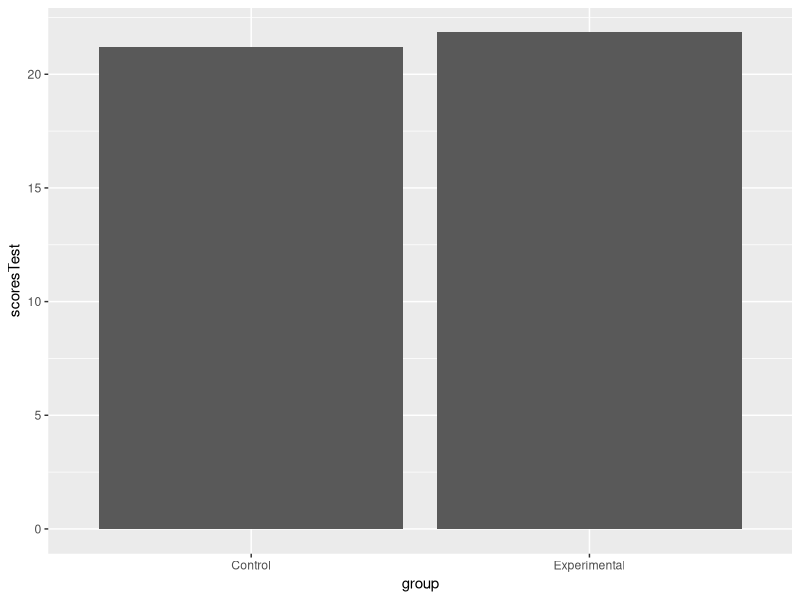
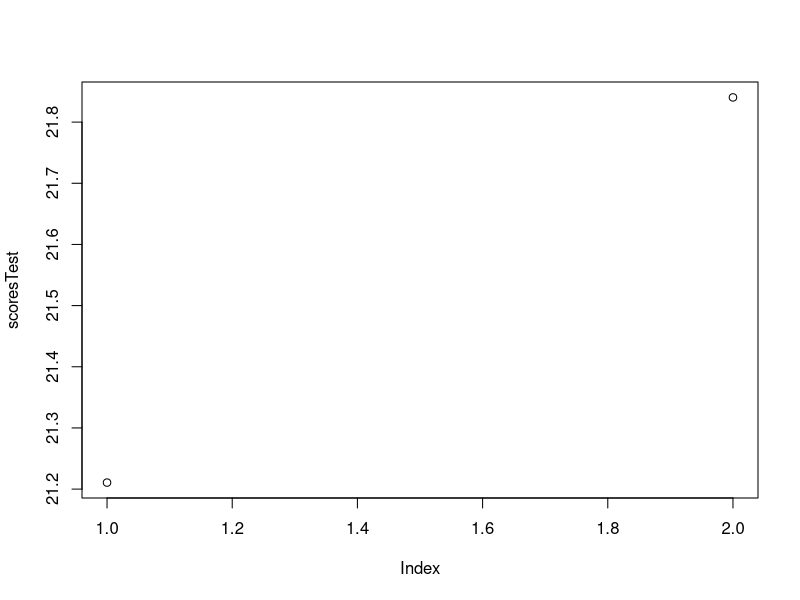
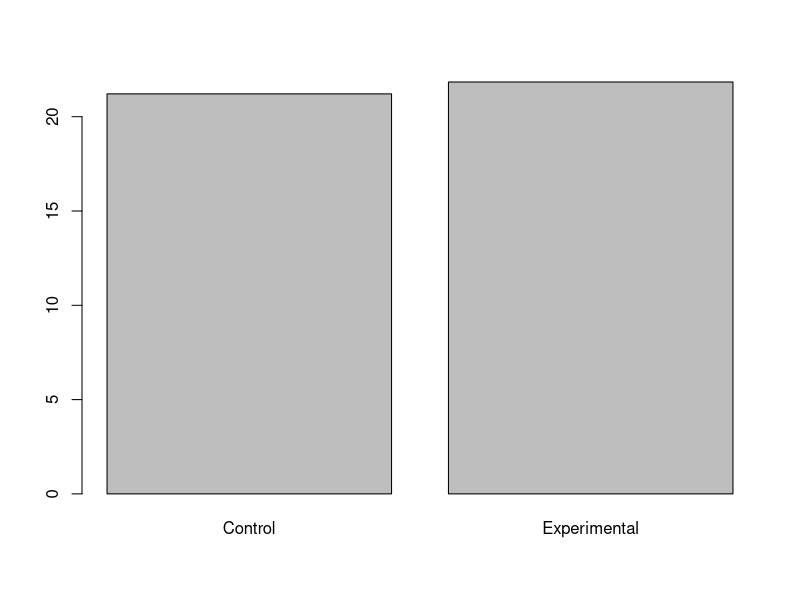

These figures' R source, in order: (Note: this script raises an error after producing the figures.)
## ---- chunk 1
library(dplyr)
library(ggplot2)
library(tidyr)
library(lme4)
study=seq(1,3,1)
criteriaVar=rep("Weight",3)
min=c(100,110,120)
max=c(120,130,140)
studies=data.frame(study,criteriaVar,min,max)
studies[,"criteriaVar"]=as.character(studies[,"criteriaVar"])

## ---- chunk 2
study=seq(1,3,1)
criteriaVar=rep("Age",3)
min=c(20,25,30)
max=c(50,55,60)
studies=rbind(studies,data.frame(study,criteriaVar,min,max))
minDf=studies[,-4] %>% spread(criteriaVar,min) %>% rename(Age.min=Age,Weight.min=Weight) 
maxDf=studies[,-3] %>% spread(criteriaVar,max) %>% rename(Age.max=Age,Weight.max=Weight)
studies = merge(minDf,maxDf,by="study")
#checking version control
studies = studies[,1:3]
studies = studies %>% rename(Age=Age.min,Weight=Weight.min)
## ---- chunk 3
# add subjects
study=seq(1,3,1)
Age=c(20,30,20)
Weight=c(130,160,150)
studies=rbind(studies,data.frame(study,Age,Weight))

## ---- chunk 4
studies=studies[studies$study %in% c(1,2),] 
studies =studies %>% arrange(desc(study))
studies$group= rep(c("Control","Experimental"),2)
studies =studies %>% arrange(desc(group))


## ---- chunk 5
study=rep(c(2,1),2)
Age=c(40,30,45,50)
Weight=c(120,120,130,120)
group=rep(c("Experimental","Control"),2)
studies=rbind(studies,data.frame(study,Age,Weight,group))
studies$score= rnorm(8,20,2)
studies[studies["group"]=="Experimental",]["score"]=studies[studies["group"]=="Experimental",]["score"]+4
## ---- chunk 6
outTest=lm(score~group,data=studies)
scoresTest= c(outTest$coefficients[1],sum(outTest$coefficients))
names(scoresTest)=c("Control","Experimental")
scoresTestDf = data.frame(scoresTest,group= c("Control","Experimental"))


 ggplot(scoresTestDf) +geom_bar(aes(group,scoresTest),stat="identity")
plot(scoresTest)
barplot(scoresTest,names.arg=c("Control","Experimental"))
outTest2=lmer(score~group+(1|study),data=studies)
ranef(outTest2)
outCI= confint(outTest2)
outCI=outCI[3:4,]
rbind(outCI, colSums(outCI))
outCI= data.frame(outCI)
coef(out)
outSum=summary(out)

studies[,"score"]=studies[,"score"]+ifelse(studies[,"group"]=="Experimental",1,0)
## ---- chunk 7
n=30
numStudies=2
Age=rnorm(n,50,15)
Weight=rnorm(n,125,15)
study=rep(c(1,2),each=n/numStudies)

group=rep(c("Experimental","Control"),times=n/numStudies)
score=rnorm(n,20,1)
studies2=data.frame(study,Age,Weight,group,score)
## ---- chunk 8
write.csv(studies2,"studies2.csv")
## ---- chunk 9
df=studies2
n = sum(df[,"group"]=="Control")-1
n2= sum(df[,"group"]=="Experimental")-1

sd1=sd(df[df[,"group"]=="Control","score"])
sd2=sd(df[df[,"group"]=="Experimental","score"])


pooledSd=sqrt((n*sd1^2 + n2*sd2^2)/(n+n2))
